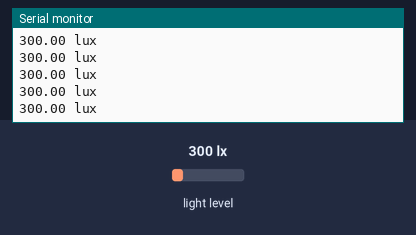
The sketch below on a simulated ESP32. Parts: the last lines printed to the serial monitor. Inputs (shaded band) come from the test bench; at power-on: light level 300 lx.

Above: at 1.2 s.
1.3 s: light level set to 40 lx
At 1.52 s:
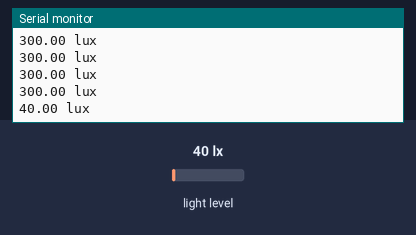
2.8 s: light level set to 500 lx
At 2.84 s:
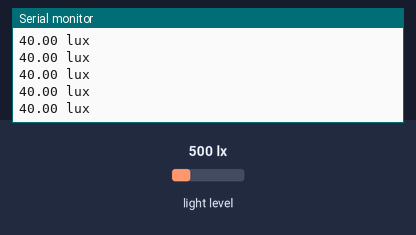
Timing chart, 0 to 5.8 s (numbered marks = the images above; inputs shaded):
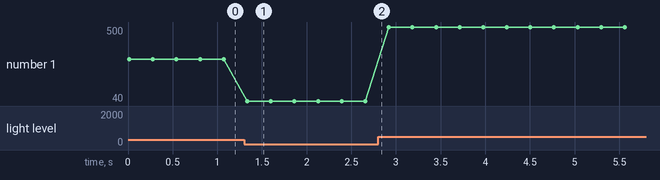

The sketch:

tsl2561.ino
```cpp
#include <Wire.h>
#include <Adafruit_Sensor.h>
#include <Adafruit_TSL2561_U.h>

byte id_1 = 0x39;
byte id_2 = 0x29;
byte id_3 = 0x49;

byte id_select = id_1;

Adafruit_TSL2561_Unified tsl = Adafruit_TSL2561_Unified(id_select, 12345);

void setup(void)
{
  Serial.begin(115200);
  Serial.println("Light Sensor Test"); Serial.println("");
  Wire.begin(21, 22);
  if(!tsl.begin())
  {
    Serial.print("Ooops, no TSL2561 detected ... Check your wiring or I2C ADDR!");
    while(1);
  }
  tsl.enableAutoRange(true);
  tsl.setIntegrationTime(TSL2561_INTEGRATIONTIME_13MS);
  Serial.println("");
}

void loop(void)
{
  /* Get a new sensor event */
  sensors_event_t event;
  tsl.getEvent(&event);

  /* Display the results (light is measured in lux) */
  if (event.light)
  {
    Serial.print(event.light); Serial.println(" lux");
  }
  else
  {
    /* If event.light = 0 lux the sensor is probably saturated
       and no reliable data could be generated! */
    Serial.println("Sensor overload");
  }
  delay(250);
}
```

Measured:
- after the input at 1.3 s, the serial monitor: prints a new line at once (image 1)
- plotted number 1: 300 → 40 after the input at 1.3 s, 40 → 500 after the input at 2.8 s
